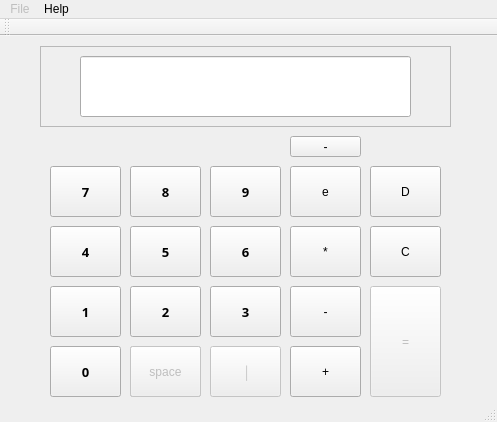
<?xml version="1.0" encoding="UTF-8"?>
<ui version="4.0">
 <class>MainWindow</class>
 <widget class="QMainWindow" name="MainWindow">
  <property name="geometry">
   <rect>
    <x>0</x>
    <y>0</y>
    <width>497</width>
    <height>422</height>
   </rect>
  </property>
  <property name="windowTitle">
   <string>MainWindow</string>
  </property>
  <widget class="QWidget" name="centralWidget">
   <widget class="QPushButton" name="num0">
    <property name="geometry">
     <rect>
      <x>50</x>
      <y>310</y>
      <width>71</width>
      <height>51</height>
     </rect>
    </property>
    <property name="font">
     <font>
      <family>Century Gothic</family>
      <pointsize>10</pointsize>
      <weight>75</weight>
      <bold>true</bold>
     </font>
    </property>
    <property name="text">
     <string>0</string>
    </property>
   </widget>
   <widget class="QFrame" name="frame">
    <property name="geometry">
     <rect>
      <x>40</x>
      <y>10</y>
      <width>411</width>
      <height>81</height>
     </rect>
    </property>
    <property name="frameShape">
     <enum>QFrame::StyledPanel</enum>
    </property>
    <property name="frameShadow">
     <enum>QFrame::Raised</enum>
    </property>
    <widget class="QLineEdit" name="lineEdit">
     <property name="geometry">
      <rect>
       <x>40</x>
       <y>10</y>
       <width>331</width>
       <height>61</height>
      </rect>
     </property>
     <property name="font">
      <font>
       <family>Arial</family>
       <pointsize>10</pointsize>
       <weight>75</weight>
       <bold>true</bold>
      </font>
     </property>
    </widget>
   </widget>
   <widget class="QPushButton" name="num1">
    <property name="geometry">
     <rect>
      <x>50</x>
      <y>250</y>
      <width>71</width>
      <height>51</height>
     </rect>
    </property>
    <property name="font">
     <font>
      <family>Century Gothic</family>
      <pointsize>10</pointsize>
      <weight>75</weight>
      <bold>true</bold>
     </font>
    </property>
    <property name="text">
     <string>1</string>
    </property>
   </widget>
   <widget class="QPushButton" name="num2">
    <property name="geometry">
     <rect>
      <x>130</x>
      <y>250</y>
      <width>71</width>
      <height>51</height>
     </rect>
    </property>
    <property name="font">
     <font>
      <family>Century Gothic</family>
      <pointsize>10</pointsize>
      <weight>75</weight>
      <bold>true</bold>
     </font>
    </property>
    <property name="text">
     <string>2</string>
    </property>
   </widget>
   <widget class="QPushButton" name="num3">
    <property name="geometry">
     <rect>
      <x>210</x>
      <y>250</y>
      <width>71</width>
      <height>51</height>
     </rect>
    </property>
    <property name="font">
     <font>
      <family>Century Gothic</family>
      <pointsize>10</pointsize>
      <weight>75</weight>
      <bold>true</bold>
     </font>
    </property>
    <property name="text">
     <string>3</string>
    </property>
   </widget>
   <widget class="QPushButton" name="num5">
    <property name="geometry">
     <rect>
      <x>130</x>
      <y>190</y>
      <width>71</width>
      <height>51</height>
     </rect>
    </property>
    <property name="font">
     <font>
      <family>Century Gothic</family>
      <pointsize>10</pointsize>
      <weight>75</weight>
      <bold>true</bold>
     </font>
    </property>
    <property name="text">
     <string>5</string>
    </property>
   </widget>
   <widget class="QPushButton" name="num4">
    <property name="geometry">
     <rect>
      <x>50</x>
      <y>190</y>
      <width>71</width>
      <height>51</height>
     </rect>
    </property>
    <property name="font">
     <font>
      <family>Century Gothic</family>
      <pointsize>10</pointsize>
      <weight>75</weight>
      <bold>true</bold>
     </font>
    </property>
    <property name="text">
     <string>4</string>
    </property>
   </widget>
   <widget class="QPushButton" name="num8">
    <property name="geometry">
     <rect>
      <x>130</x>
      <y>130</y>
      <width>71</width>
      <height>51</height>
     </rect>
    </property>
    <property name="font">
     <font>
      <family>Century Gothic</family>
      <pointsize>10</pointsize>
      <weight>75</weight>
      <bold>true</bold>
     </font>
    </property>
    <property name="text">
     <string>8</string>
    </property>
   </widget>
   <widget class="QPushButton" name="num6">
    <property name="geometry">
     <rect>
      <x>210</x>
      <y>190</y>
      <width>71</width>
      <height>51</height>
     </rect>
    </property>
    <property name="font">
     <font>
      <family>Century Gothic</family>
      <pointsize>10</pointsize>
      <weight>75</weight>
      <bold>true</bold>
     </font>
    </property>
    <property name="text">
     <string>6</string>
    </property>
   </widget>
   <widget class="QPushButton" name="num7">
    <property name="geometry">
     <rect>
      <x>50</x>
      <y>130</y>
      <width>71</width>
      <height>51</height>
     </rect>
    </property>
    <property name="font">
     <font>
      <family>Century Gothic</family>
      <pointsize>10</pointsize>
      <weight>75</weight>
      <bold>true</bold>
     </font>
    </property>
    <property name="text">
     <string>7</string>
    </property>
   </widget>
   <widget class="QPushButton" name="num9">
    <property name="geometry">
     <rect>
      <x>210</x>
      <y>130</y>
      <width>71</width>
      <height>51</height>
     </rect>
    </property>
    <property name="font">
     <font>
      <family>Century Gothic</family>
      <pointsize>10</pointsize>
      <weight>75</weight>
      <bold>true</bold>
     </font>
    </property>
    <property name="text">
     <string>9</string>
    </property>
   </widget>
   <widget class="QPushButton" name="spaceBlank">
    <property name="geometry">
     <rect>
      <x>130</x>
      <y>310</y>
      <width>71</width>
      <height>51</height>
     </rect>
    </property>
    <property name="text">
     <string>space</string>
    </property>
   </widget>
   <widget class="QPushButton" name="separatorBar">
    <property name="enabled">
     <bool>false</bool>
    </property>
    <property name="geometry">
     <rect>
      <x>210</x>
      <y>310</y>
      <width>71</width>
      <height>51</height>
     </rect>
    </property>
    <property name="font">
     <font>
      <family>Comic Sans MS</family>
      <pointsize>12</pointsize>
     </font>
    </property>
    <property name="text">
     <string>|</string>
    </property>
   </widget>
   <widget class="QPushButton" name="addition">
    <property name="geometry">
     <rect>
      <x>290</x>
      <y>310</y>
      <width>71</width>
      <height>51</height>
     </rect>
    </property>
    <property name="text">
     <string>+</string>
    </property>
   </widget>
   <widget class="QPushButton" name="subtraction">
    <property name="geometry">
     <rect>
      <x>290</x>
      <y>250</y>
      <width>71</width>
      <height>51</height>
     </rect>
    </property>
    <property name="text">
     <string>-</string>
    </property>
   </widget>
   <widget class="QPushButton" name="multiplication">
    <property name="geometry">
     <rect>
      <x>290</x>
      <y>190</y>
      <width>71</width>
      <height>51</height>
     </rect>
    </property>
    <property name="text">
     <string>*</string>
    </property>
   </widget>
   <widget class="QPushButton" name="evaluate">
    <property name="geometry">
     <rect>
      <x>290</x>
      <y>130</y>
      <width>71</width>
      <height>51</height>
     </rect>
    </property>
    <property name="text">
     <string>e</string>
    </property>
   </widget>
   <widget class="QPushButton" name="result">
    <property name="enabled">
     <bool>false</bool>
    </property>
    <property name="geometry">
     <rect>
      <x>370</x>
      <y>250</y>
      <width>71</width>
      <height>111</height>
     </rect>
    </property>
    <property name="text">
     <string>=</string>
    </property>
   </widget>
   <widget class="QPushButton" name="clearCancel">
    <property name="geometry">
     <rect>
      <x>370</x>
      <y>190</y>
      <width>71</width>
      <height>51</height>
     </rect>
    </property>
    <property name="text">
     <string>C</string>
    </property>
   </widget>
   <widget class="QPushButton" name="clear">
    <property name="geometry">
     <rect>
      <x>370</x>
      <y>130</y>
      <width>71</width>
      <height>51</height>
     </rect>
    </property>
    <property name="text">
     <string>D</string>
    </property>
   </widget>
   <widget class="QPushButton" name="negative">
    <property name="geometry">
     <rect>
      <x>290</x>
      <y>100</y>
      <width>71</width>
      <height>21</height>
     </rect>
    </property>
    <property name="text">
     <string>-</string>
    </property>
   </widget>
   <widget class="QPushButton" name="spaceBlank_Eval">
    <property name="enabled">
     <bool>false</bool>
    </property>
    <property name="geometry">
     <rect>
      <x>130</x>
      <y>310</y>
      <width>71</width>
      <height>51</height>
     </rect>
    </property>
    <property name="text">
     <string>space</string>
    </property>
   </widget>
  </widget>
  <widget class="QMenuBar" name="menuBar">
   <property name="geometry">
    <rect>
     <x>0</x>
     <y>0</y>
     <width>497</width>
     <height>21</height>
    </rect>
   </property>
   <widget class="QMenu" name="menuFile">
    <property name="enabled">
     <bool>false</bool>
    </property>
    <property name="title">
     <string>File</string>
    </property>
   </widget>
   <widget class="QMenu" name="menuHelp">
    <property name="title">
     <string>Help</string>
    </property>
   </widget>
   <addaction name="menuFile"/>
   <addaction name="menuHelp"/>
  </widget>
  <widget class="QToolBar" name="mainToolBar">
   <attribute name="toolBarArea">
    <enum>TopToolBarArea</enum>
   </attribute>
   <attribute name="toolBarBreak">
    <bool>false</bool>
   </attribute>
  </widget>
  <widget class="QStatusBar" name="statusBar"/>
 </widget>
 <layoutdefault spacing="6" margin="11"/>
 <resources/>
 <connections/>
</ui>
